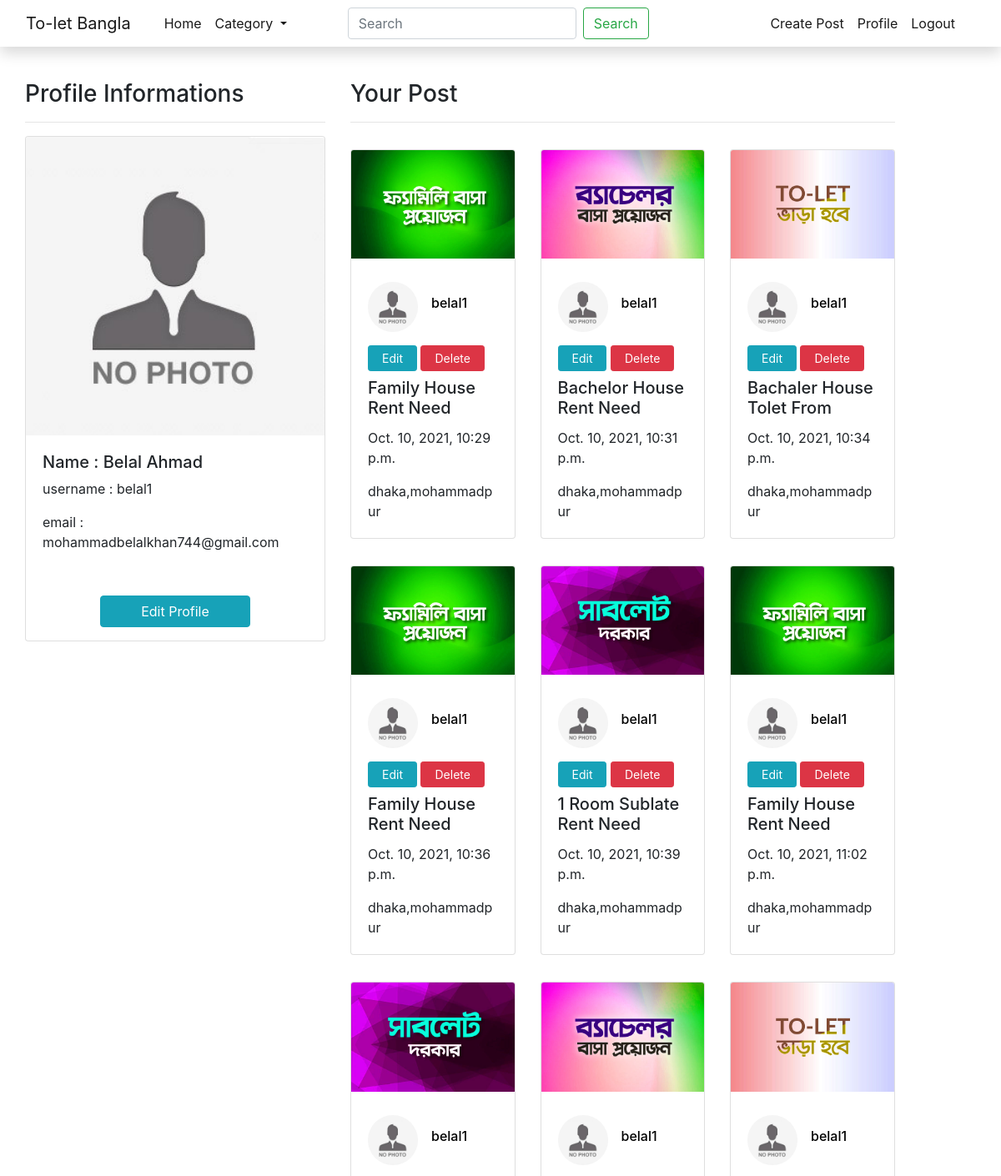
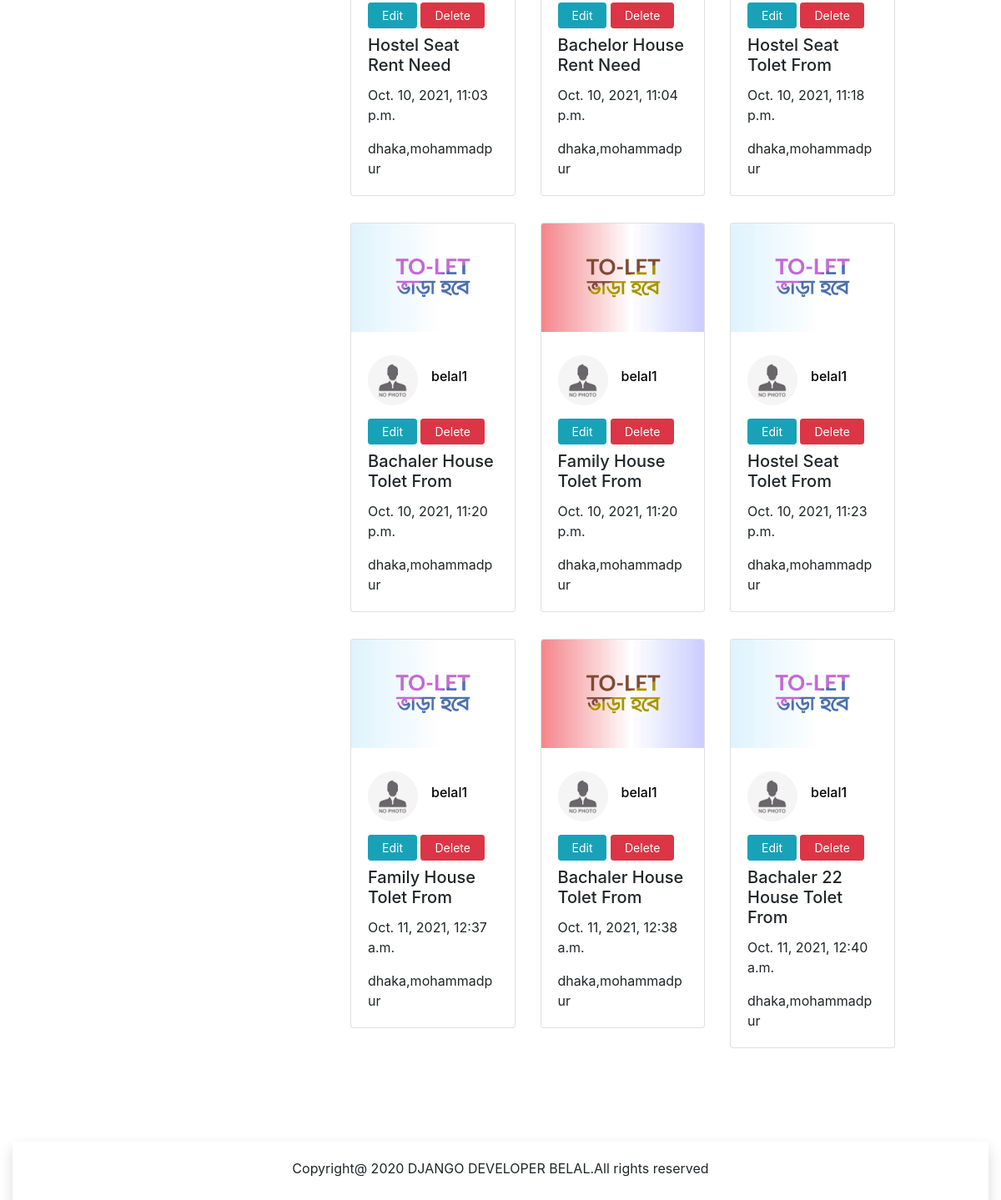
/profile/ (signed in), run on the app's committed database (2 pictures, top to bottom).
### biggaponbdapp/models.py (models this page shows, shortened)
class Profile(models.Model):
    user =models.OneToOneField(User, on_delete=models.CASCADE)
    profileImg =models.ImageField( upload_to='profile_picture' ,default='no_img.jpg')

class Userpost(models.Model):
    author =models.ForeignKey(User, on_delete=models.CASCADE)
    img = models.ImageField(blank=True, upload_to='picture', default='tolet.png')
    title = models.CharField(max_length=50)
    location = models.CharField(max_length=30)
    mobile_number = models.CharField(max_length=14)
    details = models.TextField()
    posted_date = models.DateTimeField(default=timezone.now)
    category =models.ForeignKey(Category, on_delete=models.CASCADE)
    tolet_category =models.ForeignKey(ToLetCategory, on_delete=models.CASCADE)

### biggaponbdapp/views.py (the view)
# urls.py: path('profile/',user_views.profile, name='profile'),
@login_required
def profile(request):
    category =Category.objects.all()
    userposts =Userpost.objects.all()
    context = {
        'category':category,
        'userposts':userposts
    }
    return render(request, 'profile.html',context)

### biggaponbdapp/template/profile.html
{% extends 'base.html' %}
{% load static %}
{% block contain %}
<div class="container-fluid py-5 my-5 ">
  <div class="row mx-auto">
        <div class="col-12 col-md-5 col-lg-4">
            <h3>Profile Informations</h3><hr>
            <div class="card">
              <img class="card-img-top img-fluid" src="{{user.profile.profileImg.url}}" style="width:100%">
              <div class="card-body">
                <h5 class="">Name : {{user.first_name}} {{user.last_name}}</h5>
                <p>username : {{user.username}} </p>
                <p>email  : {{user.email}}</p>
              </div>
              <div class="py-3"style="text-align: center;">
                <a class="btn btn-info px-5"  href="{% url 'up_profile' %}">Edit Profile</a>
              </div>
            </div>
        </div>
      <div class="col-12 col-md-7 col-lg-7">
      <h3>Your Post</h3><hr>
      <div class="row">
        {% for p in userposts %}
        {% if p.author == user %}
        <div class="col-12 col-md-4 col-lg-4 my-3">
          <a href="{% url 'post-detail' p.id %}" style="text-decoration:none; color:black">
              <div class="card" >
                  <img src="{{p.img.url}}" class="card-img-top" alt="...">
                  <div class="card-body">
                      <div class="media py-2">
                          <img src="{{p.author.profile.profileImg.url}}"  class="mr-3  rounded-circle" style="width:60px;height: 60px;">
                           <div class="media-body">
                             <h6 class="my-3" style="text-align: left;">{{p.author}}</h6>
                           </div>
                         </div>
                         {% if p.author == user %}
                         <a class="btn btn-sm btn-info my-2 px-3" href="{% url 'post-update' p.id %}">Edit</a>
                         <a class="btn btn-sm btn-danger my-2 px-3" href="{% url 'post-delete' p.id %}">Delete</a>
                         {% endif %}
                      <h5 class="card-title">{{p.title}}</h5>
                    <p class="card-text">{{p.posted_date}}</p>
                    <p class="card-text">{{p.location}}</p>
                  </div>
              </div>
          </a>
          </div>
        {% endif %}
        {% endfor %}
      </div>
    </div>
  </div>
</div>
{% endblock %}

### data on the page
Userpost: img (picture), author.profile.profileImg (placeholder picture), author "belal1", shows "Edit", title "Family House Rent Need", posted_date "Oct. 10, 2021, 10:29 p.m.", location "dhaka,mohammadpur"
Userpost: img (picture), author.profile.profileImg (placeholder picture), author "belal1", shows "Edit", title "Bachelor House Rent Need", posted_date "Oct. 10, 2021, 10:31 p.m.", location "dhaka,mohammadpur"
Userpost: img (picture), author.profile.profileImg (placeholder picture), author "belal1", shows "Edit", title "Bachaler House Tolet From", posted_date "Oct. 10, 2021, 10:34 p.m.", location "dhaka,mohammadpur"
Userpost: img (picture), author.profile.profileImg (placeholder picture), author "belal1", shows "Edit", title "Family House Rent Need", posted_date "Oct. 10, 2021, 10:36 p.m.", location "dhaka,mohammadpur"
Userpost: img (picture), author.profile.profileImg (placeholder picture), author "belal1", shows "Edit", title "1 Room Sublate Rent Need", posted_date "Oct. 10, 2021, 10:39 p.m.", location "dhaka,mohammadpur"
Userpost: img (picture), author.profile.profileImg (placeholder picture), author "belal1", shows "Edit", title "Family House Rent Need", posted_date "Oct. 10, 2021, 11:02 p.m.", location "dhaka,mohammadpur"
Userpost: img (picture), author.profile.profileImg (placeholder picture), author "belal1", shows "Edit", title "Hostel Seat Rent Need", posted_date "Oct. 10, 2021, 11:03 p.m.", location "dhaka,mohammadpur"
Userpost: img (picture), author.profile.profileImg (placeholder picture), author "belal1", shows "Edit", title "Bachelor House Rent Need", posted_date "Oct. 10, 2021, 11:04 p.m.", location "dhaka,mohammadpur"
Userpost: img (picture), author.profile.profileImg (placeholder picture), author "belal1", shows "Edit", title "Hostel Seat Tolet From", posted_date "Oct. 10, 2021, 11:18 p.m.", location "dhaka,mohammadpur"
Userpost: img (picture), author.profile.profileImg (placeholder picture), author "belal1", shows "Edit", title "Bachaler House Tolet From", posted_date "Oct. 10, 2021, 11:20 p.m.", location "dhaka,mohammadpur"
Userpost: img (picture), author.profile.profileImg (placeholder picture), author "belal1", shows "Edit", title "Family House Tolet From", posted_date "Oct. 10, 2021, 11:20 p.m.", location "dhaka,mohammadpur"
Userpost: img (picture), author.profile.profileImg (placeholder picture), author "belal1", shows "Edit", title "Hostel Seat Tolet From", posted_date "Oct. 10, 2021, 11:23 p.m.", location "dhaka,mohammadpur"
Userpost: img (picture), author.profile.profileImg (placeholder picture), author "belal1", shows "Edit", title "Family House Tolet From", posted_date "Oct. 11, 2021, 12:37 a.m.", location "dhaka,mohammadpur"
Userpost: img (picture), author.profile.profileImg (placeholder picture), author "belal1", shows "Edit", title "Bachaler House Tolet From", posted_date "Oct. 11, 2021, 12:38 a.m.", location "dhaka,mohammadpur"
Userpost: img (picture), author.profile.profileImg (placeholder picture), author "belal1", shows "Edit", title "Bachaler 22 House Tolet From", posted_date "Oct. 11, 2021, 12:40 a.m.", location "dhaka,mohammadpur"

### other printed values
{{ user.first_name }} "Belal"
{{ user.last_name }} "Ahmad"
{{ user.username }} "belal1"
{{ user.email }} "mohammadbelalkhan744@gmail.com"
